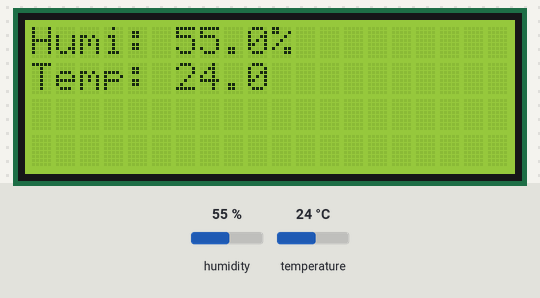
Recording of a program running on a simulated Raspberry Pi (BCM pin numbers). Parts: 20×4 character LCD. The test bench sets the inputs (shaded band); at power-on: humidity 55 %, temperature 24 °C. What the program prints to the terminal is not drawn.

Above: at 1.2 s.
1.3 s: humidity set to 22 %
At 3.8 s:
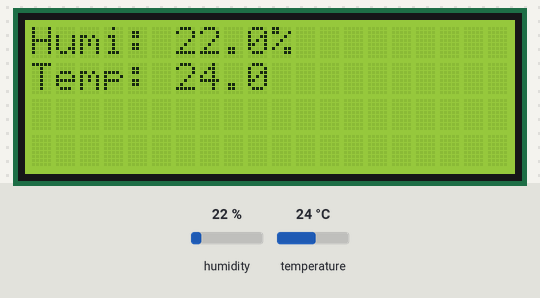
4.7 s: temperature set to 12 °C
At 7.0 s:
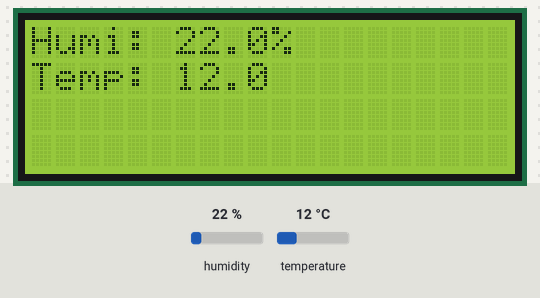
8.1 s: humidity set to 40 %
At 9.0 s:
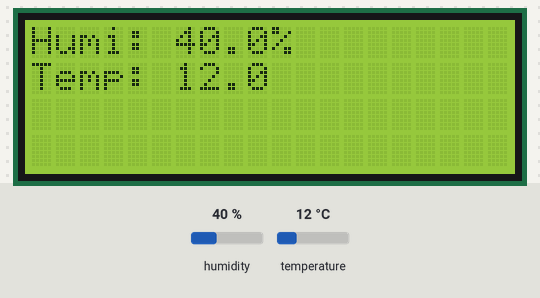
11.5 s: temperature set to 19 °C
Timing chart, 0 to 14.5 s (numbered marks = the images above; inputs shaded):
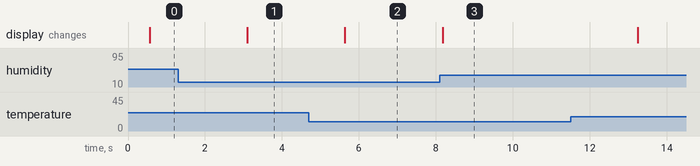

The program:

Medidor.py
```python
import RPi.GPIO as GPIO
import time
import Adafruit_DHT
from RPLCD.gpio import CharLCD
from flask import Flask, jsonify

# Configura el pin GPIO
DHT_SENSOR = Adafruit_DHT.DHT11
DHT_PIN = 2  # GPIO 2
GPIO.setmode(GPIO.BCM)

# Configura la pantalla LCD
lcd = CharLCD(
    pin_rs=24,  # Pin para RS
    pin_e=23,   # Pin para Enable
    pins_data=[17, 18, 27, 22, 5, 6, 13, 19],  # Pines D0-D7
    numbering_mode=GPIO.BCM  # Usar el modo BCM
)

app = Flask(__name__)

@app.route('/data', methods=['GET'])
def get_data():
    humedad, temperatura = Adafruit_DHT.read_retry(DHT_SENSOR, DHT_PIN)

    if humedad is not None and temperatura is not None:
        return jsonify({'temperature': temperatura, 'humidity': humedad})
    else:
        return jsonify({'error': 'Error al leer del sensor.'}), 500

def update_lcd(temperatura, humedad):
    lcd.clear()
    lcd.cursor_pos = (1, 0)
    lcd.write_string(f'Temp: {temperatura:.1f}')
    lcd.cursor_pos = (0, 0)
    lcd.write_string(f'Humi: {humedad:.1f}%')

try:
    while True:
        # Lee la temperatura y la humedad
        humedad, temperatura = Adafruit_DHT.read_retry(DHT_SENSOR, DHT_PIN)

        if humedad is not None and temperatura is not None:
            # Muestra los resultados en la consola
            print(f'Temperatura: {temperatura:.1f}°C, Humedad: {humedad:.1f}%')
            # Muestra los resultados en la LCD
            lcd.clear()
            lcd.cursor_pos=(1,0)
            lcd.write_string(f'Temp: {temperatura:.1f}')
            lcd.cursor_pos=(0,0)
            lcd.write_string(f'Humi: {humedad:.1f}%')
        else:
            print('Error al leer del sensor.')

        time.sleep(2)

except KeyboardInterrupt:
    print("Programa detenido por el usuario.")
finally:
    GPIO.cleanup()  # Limpia la configuración de GPIO
if __name__=='__main__':
    app.run(host='0.0.0.0', port=5000)
```

Measured:
- after the input at 1.3 s, the display: changes after 1.8 s (image 1)
- after the input at 4.7 s, the display: changes after 0.94 s (image 2)
- after the input at 8.1 s, the display: changes after 0.07 s (image 3)
